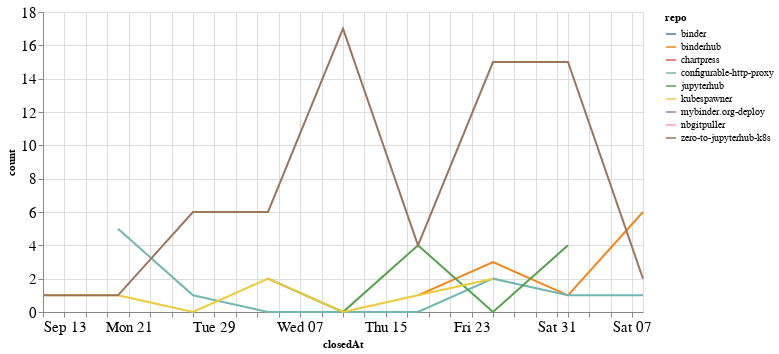

Notebook code for this chart:
### Code cell
closed_by_time = closed_by.groupby('repo').resample('W', on='closedAt').count()['author'].reset_index()
closed_by_time = closed_by_time.rename(columns={'author': 'count'})

alt.Chart(closed_by_time, width=600).mark_line().encode(
    x='closedAt',
    y='count',
    color='repo',
    tooltip="repo"
)

### Figure 1 — Vega-Lite specification as saved in the notebook (floating-point values rounded to 4 significant figures)
{"config": {"axisLeft": {"labelFontSize": 15}, "axisBottom": {"labelFontSize": 15}}, "data": {"name": "data-f7328e3866039ca8c1001655e7a5cf44"}, "mark": "line", "encoding": {"color": {"type": "nominal", "field": "repo"}, "tooltip": {"type": "nominal", "field": "repo"}, "x": {"type": "temporal", "field": "closedAt"}, "y": {"type": "quantitative", "field": "count"}}, "width": 600, "$schema": "https://vega.github.io/schema/vega-lite/v4.8.1.json", "datasets": {"data-f7328e3866039ca8c1001655e7a5cf44": [{"repo": "binder", "closedAt": "2020-10-18T00:00:00", "count": 1}, {"repo": "binderhub", "closedAt": "2020-10-18T00:00:00", "count": 1}, {"repo": "binderhub", "closedAt": "2020-10-25T00:00:00", "count": 3}, {"repo": "binderhub", "closedAt": "2020-11-01T00:00:00", "count": 1}, {"repo": "binderhub", "closedAt": "2020-11-08T00:00:00", "count": 6}, {"repo": "chartpress", "closedAt": "2020-11-08T00:00:00", "count": 2}, {"repo": "configurable-http-proxy", "closedAt": "2020-09-20T00:00:00", "count": 5}, {"repo": "configurable-http-proxy", "closedAt": "2020-09-27T00:00:00", "count": 1}, {"repo": "configurable-http-proxy", "closedAt": "2020-10-04T00:00:00", "count": 0}, {"repo": "configurable-http-proxy", "closedAt": "2020-10-11T00:00:00", "count": 0}, {"repo": "configurable-http-proxy", "closedAt": "2020-10-18T00:00:00", "count": 0}, {"repo": "configurable-http-proxy", "closedAt": "2020-10-25T00:00:00", "count": 2}, {"repo": "configurable-http-proxy", "closedAt": "2020-11-01T00:00:00", "count": 1}, {"repo": "configurable-http-proxy", "closedAt": "2020-11-08T00:00:00", "count": 1}, {"repo": "jupyterhub", "closedAt": "2020-10-04T00:00:00", "count": 2}, {"repo": "jupyterhub", "closedAt": "2020-10-11T00:00:00", "count": 0}, {"repo": "jupyterhub", "closedAt": "2020-10-18T00:00:00", "count": 4}, {"repo": "jupyterhub", "closedAt": "2020-10-25T00:00:00", "count": 0}, {"repo": "jupyterhub", "closedAt": "2020-11-01T00:00:00", "count": 4}, {"repo": "kubespawner", "closedAt": "2020-09-13T00:00:00", "count": 1}, {"repo": "kubespawner", "closedAt": "2020-09-20T00:00:00", "count": 1}, {"repo": "kubespawner", "closedAt": "2020-09-27T00:00:00", "count": 0}, {"repo": "kubespawner", "closedAt": "2020-10-04T00:00:00", "count": 2}, {"repo": "kubespawner", "closedAt": "2020-10-11T00:00:00", "count": 0}, {"repo": "kubespawner", "closedAt": "2020-10-18T00:00:00", "count": 1}, {"repo": "kubespawner", "closedAt": "2020-10-25T00:00:00", "count": 2}, {"repo": "mybinder.org-deploy", "closedAt": "2020-11-01T00:00:00", "count": 1}, {"repo": "nbgitpuller", "closedAt": "2020-10-04T00:00:00", "count": 2}, {"repo": "zero-to-jupyterhub-k8s", "closedAt": "2020-09-13T00:00:00", "count": 1}, {"repo": "zero-to-jupyterhub-k8s", "closedAt": "2020-09-20T00:00:00", "count": 1}, {"repo": "zero-to-jupyterhub-k8s", "closedAt": "2020-09-27T00:00:00", "count": 6}, {"repo": "zero-to-jupyterhub-k8s", "closedAt": "2020-10-04T00:00:00", "count": 6}, {"repo": "zero-to-jupyterhub-k8s", "closedAt": "2020-10-11T00:00:00", "count": 17}, {"repo": "zero-to-jupyterhub-k8s", "closedAt": "2020-10-18T00:00:00", "count": 4}, {"repo": "zero-to-jupyterhub-k8s", "closedAt": "2020-10-25T00:00:00", "count": 15}, {"repo": "zero-to-jupyterhub-k8s", "closedAt": "2020-11-01T00:00:00", "count": 15}, {"repo": "zero-to-jupyterhub-k8s", "closedAt": "2020-11-08T00:00:00", "count": 2}]}}
